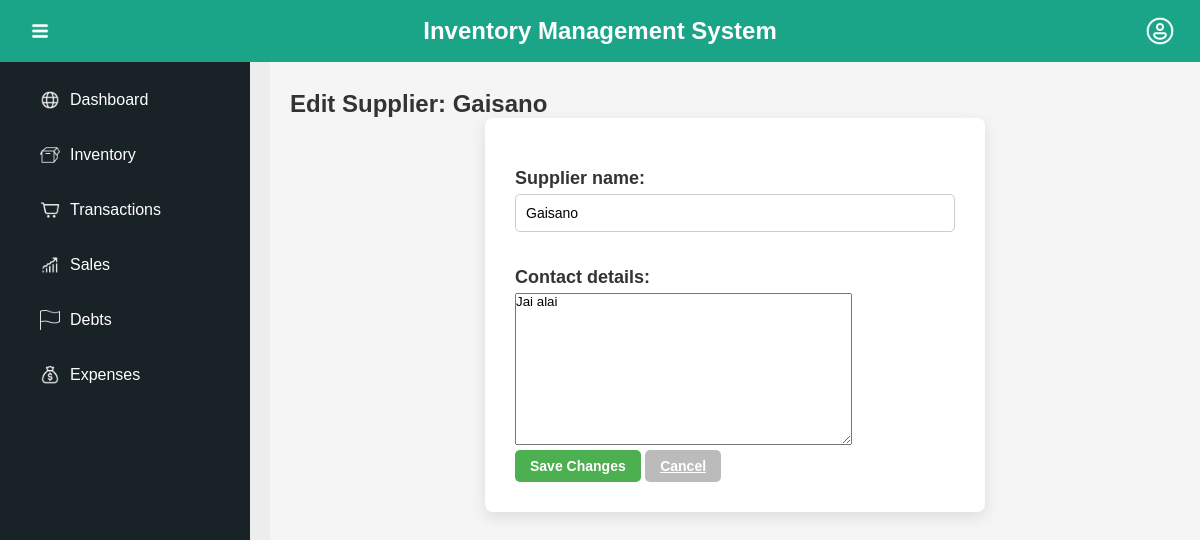
The page /inventory/edit_supplier/1/ on the database its author committed.
### ProductManagement_APP/models.py (models this page shows, shortened)
class Supplier(models.Model):
    supplier_name = models.CharField(max_length=255, unique=True)
    contact_details = models.TextField(blank=True, null=True)

### ProductManagement_APP/views.py (the view)
# urls.py: path('edit_supplier/<int:supplier_id>/', views.edit_supplier, name='edit_supplier'),
def edit_supplier(request, supplier_id):
    supplier = get_object_or_404(Supplier, id=supplier_id)
    if request.method == 'POST':
        form = SupplierForm(request.POST, instance=supplier)
        if form.is_valid():
            form.save()
            return redirect('ProductManagement_APP:inventory_list')
    else:
        form = SupplierForm(instance=supplier)
    return render(request, 'inventory/edit_supplier.html', {'form': form})

### ProductManagement_APP/forms.py (shortened to what this page needs)
class SupplierForm(forms.ModelForm):
    class Meta:
        model = Supplier
        fields = ['supplier_name', 'contact_details']

### ProductManagement_APP/templates/inventory/edit_supplier.html (shortened to what this page needs)
{% extends 'MGSariSari_Inventory/base.html' %}
{% block content %}
    <h2>Edit Supplier: {{ form.instance.supplier_name }}</h2>
    <form method="POST" class="form">
        {{ form.as_p }}
        <button type="submit" class="button save">Save Changes</button>
        <a href="{% url 'ProductManagement_APP:inventory_list' %}" class="button cancel">Cancel</a>
    </form>
{% endblock %}

### MGSariSari_Inventory/static/css/dashboard.css (style rules this page uses)
* { margin: 0; padding: 0; box-sizing: border-box; font-family: Arial, sans-serif; }
body, html { height: 100%; width: 100%; overflow: hidden; }
.main-content p { font-size: 18px; color: #20282c; margin-top: 20px; }

### ProductManagement_APP/static/inventory/dashboard.css (style rules this page uses)
* { margin: 0; padding: 0; box-sizing: border-box; font-family: Arial, sans-serif; }
body, html { height: 100%; width: 100%; overflow: hidden; }
.main-content p { font-size: 18px; color: #20282c; margin-top: 20px; }

### ProductManagement_APP/static/inventory/inventory.css (style rules this page uses)
* { margin: 0; padding: 0; box-sizing: border-box; }
body { display: flex; font-family: 'Arial', sans-serif; color: #333; background-color: #f5f5f5; margin: 0; }
.button { padding: 8px 15px; border: none; border-radius: 5px; cursor: pointer; font-size: 14px; font-weight: bold; background-color: #5cb6a4; color: #FFF; transition: background-color 0.3s; }
label { font-weight: bold; color: #333; margin-right: 10px; }
.form { max-width: 500px; margin: 0 auto; padding: 30px; background-color: #fff; border-radius: 8px; box-shadow: 0px 5px 15px rgba(0, 0, 0, 0.1); }
.form label { font-weight: bold; display: block; margin-bottom: 5px; color: #333; }
.form input[type="text"], .form input[type="number"], .form select { width: 100%; padding: 10px; margin-bottom: 15px; border: 1px solid #ccc; border-radius: 5px; font-size: 14px; }
.save { background-color: #4CAF50; color: white; }
.cancel { background-color: #bbb; }

### MGSariSari_Inventory/templates/MGSariSari_Inventory/base.html (style rules this page uses)
body { font-family: Arial, sans-serif; background-color: #f5f5f5; margin: 0; padding: 0; }

### rows shown on the page
Supplier: instance.supplier_name "Gaisano", supplier_name "Gaisano", contact_details "Jai alai"
